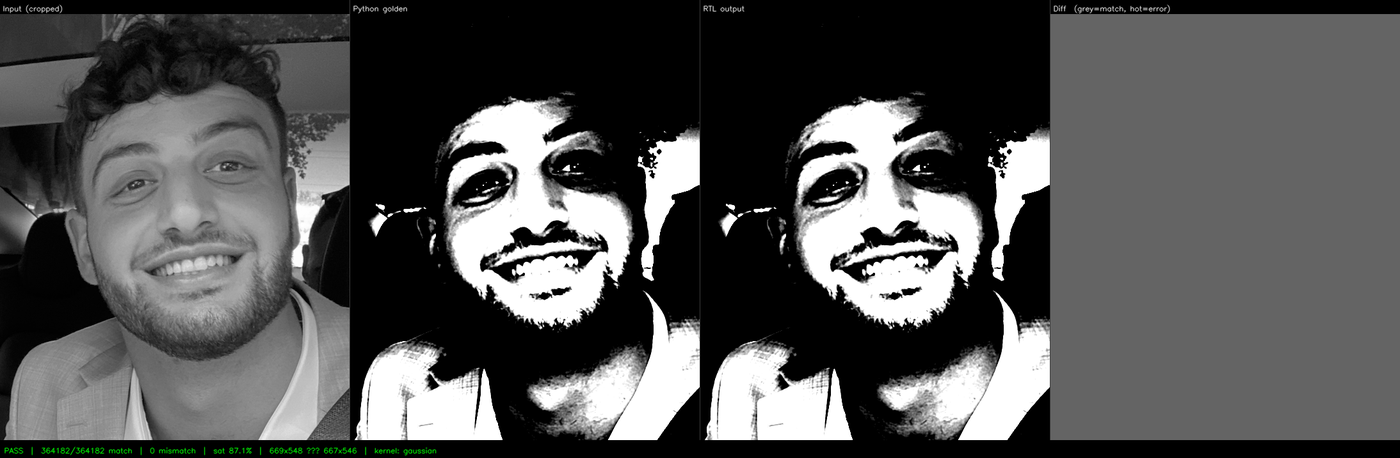
#> input picture assets/github/board_laplacian_roi.png, 1400 x 458 px
$ python validate_snapshot.py --image ../../assets/github/board_laplacian_roi.png
#> lines starting #> are read from the running program, lines starting #| are printed output that depends on the picture
### python/preview/input_handler.py
"""
V4 Preview — Input Handler

Responsible for loading and normalizing input to the preview engine.
Handles two source types:
  - Static image (PNG or any OpenCV-readable format)
  - Video file (MP4, AVI, etc.)

All outputs are uint8 grayscale numpy arrays.
INT8 conversion (V1 contract: int8 = uint8 - 128) is done here so the
rest of the pipeline always works in the contractual domain.
"""

import os
import sys

import cv2
import numpy as np

_THIS_DIR = os.path.dirname(os.path.abspath(__file__))
sys.path.insert(0, os.path.join(_THIS_DIR, "..", "common"))

from conversions import uint8_to_int8, int8_to_uint8_display  # noqa: E402


def load_image(path: str) -> np.ndarray:
    """
    Load an image file as a uint8 grayscale array.
    Raises FileNotFoundError if the path does not exist.
    Raises ValueError if OpenCV cannot decode the file.
    """
    if not os.path.isfile(path):
        raise FileNotFoundError(f"Image not found: {path}")
    frame = cv2.imread(path, cv2.IMREAD_GRAYSCALE)
#|       Image: ../../assets/github/board_laplacian_roi.png  458x1400
    if frame is None:
        raise ValueError(f"Could not decode image: {path}")
    return frame  # dtype uint8, shape (H, W)


# [49 lines left out: functions open_video, read_frame_gray, resize_for_preview, video_fps, not called in this run]

### python/preview/snapshot_exporter.py
"""
V4 Snapshot Validation — Snapshot Exporter

Converts a captured frame (or ROI crop) into the hex files and metadata
that the existing RTL simulation pipeline expects.

Output (written to a run-specific directory under results/runs/):
    <run_dir>/sim/input.hex
    <run_dir>/sim/kernel.hex
    <run_dir>/sim/expected.hex
    <run_dir>/sim/meta.json
    <run_dir>/source.png        ← the uint8 source frame or ROI saved for reference

This is a thin wrapper around the V1 hex-writing logic. The contractual
INT8 conversion (uint8 - 128) and hex format are unchanged.

A ROI is just a rectangular crop applied to the frame before export.
The pipeline sees a normal image — it has no concept of ROI.
"""

import json
import os
import time

import cv2
import numpy as np

import sys
_THIS_DIR = os.path.dirname(os.path.abspath(__file__))
sys.path.insert(0, os.path.join(_THIS_DIR, "..", "golden"))
sys.path.insert(0, os.path.join(_THIS_DIR, "..", "common"))

from conv_reference import conv2d_int8        # noqa: E402
from kernels import KERNELS                   # noqa: E402
from hex_io import write_hex_file             # noqa: E402
from conversions import uint8_to_int8         # noqa: E402


def export_snapshot(
    frame_uint8:  np.ndarray,
    kernel_name:  str,
    results_root: str,
    roi:          tuple[int, int, int, int] | None = None,
    run_id:       str | None = None,
) -> dict:
    """
    Export a frame (or ROI crop) as RTL simulation inputs.

    Args:
        frame_uint8:  Grayscale uint8 array (H, W).
        kernel_name:  One of the named kernels in common/kernels.py.
        results_root: Root results directory (e.g. results/).
        roi:          Optional (x, y, w, h) crop in pixel coordinates.
                      Applied before conversion. Must be at least 3×3.
        run_id:       Optional run identifier string. Defaults to timestamp.

    Returns:
        dict with keys: run_dir, img_h, img_w, out_h, out_w, kernel_name,
                        has_roi, roi, run_id.
    """
#> called with kernel_name = 'sobel_x', results_root = 'results'
    # --- Apply ROI if given ---
    if roi is not None:
        rx, ry, rw, rh = roi
        crop = frame_uint8[ry:ry+rh, rx:rx+rw]
        if crop.shape[0] < 3 or crop.shape[1] < 3:
            raise ValueError(f"ROI is too small for 3×3 convolution: {crop.shape}")
        source = crop
    else:
        source = frame_uint8

    H, W = source.shape

    # --- Convert to INT8 (V1 contract) ---
    image_int8  = uint8_to_int8(source)
    kernel      = KERNELS[kernel_name]
    expected    = conv2d_int8(image_int8, kernel)

    # --- Build run directory ---
    if run_id is None:
        run_id = time.strftime("%Y%m%d_%H%M%S") + f"_{kernel_name}"
        if roi is not None:
            run_id += "_roi"

    run_dir = os.path.join(results_root, "runs", run_id)
    sim_dir = os.path.join(run_dir, "sim")
    os.makedirs(sim_dir, exist_ok=True)

    # --- Write hex files ---
    write_hex_file(os.path.join(sim_dir, "input.hex"),    image_int8)
    write_hex_file(os.path.join(sim_dir, "kernel.hex"),   kernel)
    write_hex_file(os.path.join(sim_dir, "expected.hex"), expected)

    # --- Write meta.json ---
    meta = {
        "mode":        "snapshot",
        "source":      "preview_capture",
        "kernel_name": kernel_name,
        "img_h":       H,
        "img_w":       W,
        "out_h":       H - 2,
        "out_w":       W - 2,
        "seed":        None,
        "run_id":      run_id,
        "has_roi":     roi is not None,
        "roi":         list(roi) if roi is not None else None,
    }
    with open(os.path.join(sim_dir, "meta.json"), "w") as f:
        json.dump(meta, f, indent=2)

    # --- Save source PNG ---
    cv2.imwrite(os.path.join(run_dir, "source.png"), source)

    return {**meta, "run_dir": run_dir, "sim_dir": sim_dir}

### python/common/conversions.py
"""
Shared INT8 ↔ uint8 conversion utilities for the EdgeVision pipeline.

Used by: run_filter.py, input_handler.py,
         compare_outputs.py, validation_reporter.py.

Convention (V1 contract):
    int8  = uint8 - 128      maps  0 → -128,  128 → 0,   255 → +127
    uint8 = int8  + 128      maps -128 → 0,    0 → 128,  +127 → 255

The uint8 → int8 direction is the contractual conversion applied to
all input images before convolution.

The int8 → uint8 direction is used only for display and PNG export;
it is never used as input to conv2d_int8.
"""

import numpy as np


def uint8_to_int8(arr: np.ndarray) -> np.ndarray:
    """
    Convert uint8 [0, 255] → int8 [-128, 127].
    Applied to input images before entering the fixed-point pipeline.
    """
    return (arr.astype(np.int32) - 128).astype(np.int8)


# [6 lines left out: function int8_to_uint8_display, not called in this run]

### python/golden/conv_reference.py
"""
Golden reference implementation of single-channel 2D convolution.

Implements the fixed-point arithmetic contract defined in docs/fixed_point.md:
  - Input pixels:   signed INT8
  - Kernel weights: signed INT8
  - Accumulator:    signed INT32 (matches RTL accumulator width)
  - Output pixels:  signed INT8, saturated to [-128, 127]
  - No padding, stride 1
  - Output shape: (H-2, W-2) for an H x W input

This function is the oracle for RTL verification. The RTL output must match
this function exactly for all test inputs.
"""

import numpy as np


def conv2d_int8(image: np.ndarray, kernel: np.ndarray) -> np.ndarray:
    """
    Single-channel 3x3 convolution with saturated INT8 output.

    Args:
        image:  2D numpy array, dtype int8, shape (H, W), H >= 3, W >= 3
        kernel: 2D numpy array, dtype int8, shape (3, 3)

    Returns:
        2D numpy array, dtype int8, shape (H-2, W-2)
    """
    if image.ndim != 2:
        raise ValueError(f"image must be 2D, got shape {image.shape}")
    if kernel.shape != (3, 3):
        raise ValueError(f"kernel must be shape (3, 3), got {kernel.shape}")
    if image.dtype != np.int8:
        raise TypeError(f"image must be dtype int8, got {image.dtype}")
    if kernel.dtype != np.int8:
        raise TypeError(f"kernel must be dtype int8, got {kernel.dtype}")

    H, W = image.shape
    if H < 3 or W < 3:
        raise ValueError(f"image must be at least 3x3, got {H}x{W}")

    out_h = H - 2
    out_w = W - 2

    # Accumulate in INT32 to match RTL accumulator width.
    # Cast to int32 before arithmetic to prevent numpy from silently
    # overflowing during the multiply-accumulate step.
    output = np.zeros((out_h, out_w), dtype=np.int32)
    k = kernel.astype(np.int32)

    for r in range(out_h):
        for c in range(out_w):
            patch = image[r:r+3, c:c+3].astype(np.int32)
            output[r, c] = np.sum(patch * k)
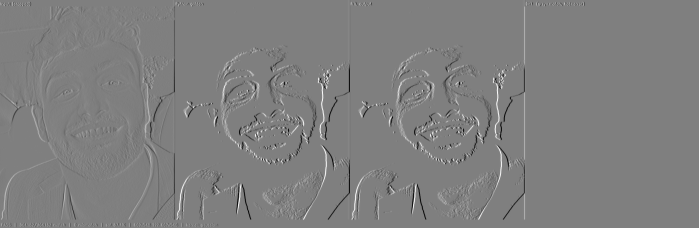
#> output: shape (456, 1398) int32 (shown at 1/2 size); min -1020, max 1020, mean 0.3; drawn with min black and max white

    # Saturate INT32 accumulator to INT8 range [-128, 127].
    # np.clip implements saturation (no wraparound).
    output = np.clip(output, -128, 127)
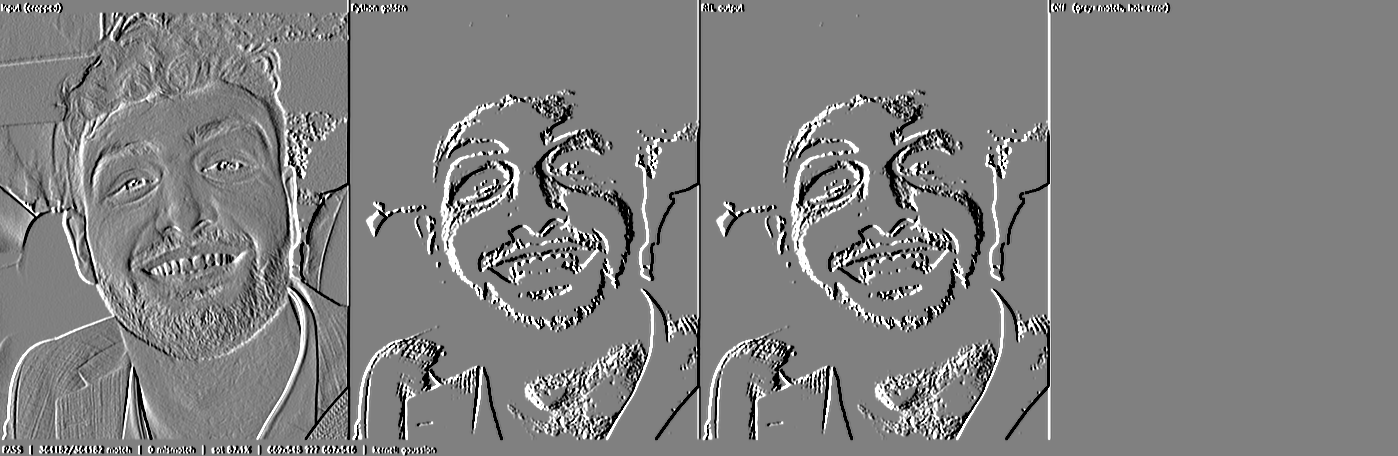
#> output: shape (456, 1398) int32; min -128, max 127, mean 0.2; drawn with min black and max white

    return output.astype(np.int8)
#> returned value: shape (456, 1398) int8

### python/common/hex_io.py
"""
Shared hex file I/O for the EdgeVision pipeline.

Used by: gen_test_vectors.py, snapshot_exporter.py,
         compare_outputs.py, validation_reporter.py.

Format: one signed byte per line, two hex digits, two's-complement.
  -1   → ff
  -128 → 80
   127 → 7f

This is the format Verilog's $readmemh expects for signed [7:0] registers.
"""

import numpy as np


def to_hex_line(value: np.int8) -> str:
    """Signed INT8 → two-digit two's-complement hex string."""
    return format(int(value) & 0xFF, "02x")


def write_hex_file(path: str, array: np.ndarray) -> None:
    """Write a numpy INT8 array to a hex file, one byte per line, row-major."""
    with open(path, "w") as f:
        for value in array.flat:
            f.write(to_hex_line(value) + "\n")


# [18 lines left out: function read_hex_file, not called in this run]

### python/preview/rtl_runner.py
"""
V4 Snapshot Validation — RTL Runner

Invokes the existing Icarus Verilog simulation pipeline against a specific
run directory's hex files, then reads back rtl_output.hex.

This module does not reimplement any simulation logic. It calls
sim/run_sim.sh (which calls iverilog + vvp) with the run-specific
sim/ directory temporarily in place of the project-root sim/ directory.

Strategy:
  1. Temporarily copy the run's hex+meta files into project-root sim/
     (run_sim.sh is hardcoded to read from there)
  2. Run sim/run_sim.sh
  3. Copy sim/rtl_output.hex back to the run directory
  4. Restore the original sim/ contents

This approach keeps run_sim.sh unchanged and each run self-contained.

Returns:
    RTLRunResult with status ("pass" | "fail" | "no_simulator") and
    the path to rtl_output.hex written into the run directory.
"""

import os
import shutil
import subprocess
import sys
from dataclasses import dataclass


@dataclass
class RTLRunResult:
    status: str        # "pass" | "fail" | "no_simulator" | "error"
    rtl_hex_path: str  # path to rtl_output.hex in run_dir/sim/
    sim_log: str       # captured stdout+stderr from simulation


def run_rtl_simulation(run_info: dict, project_root: str) -> RTLRunResult:
    """
    Run the RTL simulation for a snapshot run.

    Args:
        run_info:     Dict returned by snapshot_exporter.export_snapshot.
        project_root: Absolute path to the project root directory.

    Returns:
        RTLRunResult
    """
    # --- Check for iverilog ---
    if shutil.which("iverilog") is None:
        return RTLRunResult(
            status="no_simulator",
            rtl_hex_path="",
            sim_log="iverilog not found. Install with: brew install icarus-verilog",
        )

    run_dir  = run_info["run_dir"]
    sim_dir  = run_info["sim_dir"]          # run_dir/sim/
    root_sim = os.path.join(project_root, "sim")

    # Files that run_sim.sh reads from project-root sim/
    _FILES_TO_SWAP = ["input.hex", "kernel.hex", "expected.hex", "meta.json"]

    # --- Back up current project-root sim/ contents ---
    backups: dict[str, str | None] = {}
    for fname in _FILES_TO_SWAP + ["rtl_output.hex"]:
        src = os.path.join(root_sim, fname)
        if os.path.isfile(src):
            bak = src + ".bak"
            shutil.copy2(src, bak)
            backups[fname] = bak
        else:
            backups[fname] = None

    try:
        # --- Install run's hex files into project-root sim/ ---
        for fname in _FILES_TO_SWAP:
            shutil.copy2(os.path.join(sim_dir, fname),
                         os.path.join(root_sim, fname))

        # Remove stale rtl_output.hex so run_sim.sh starts clean
        stale = os.path.join(root_sim, "rtl_output.hex")
        if os.path.isfile(stale):
            os.remove(stale)

        # --- Run simulation ---
        result = subprocess.run(
            ["bash", "sim/run_sim.sh"],
            cwd=project_root,
            capture_output=True,
            text=True,
        )
        sim_log = result.stdout + result.stderr

        # --- Collect rtl_output.hex ---
        rtl_out_src  = os.path.join(root_sim, "rtl_output.hex")
        rtl_out_dest = os.path.join(sim_dir, "rtl_output.hex")

        if result.returncode != 0:
            return RTLRunResult(status="error", rtl_hex_path="", sim_log=sim_log)

        if not os.path.isfile(rtl_out_src):
            return RTLRunResult(status="error", rtl_hex_path="",
                                sim_log=sim_log + "\nrtl_output.hex not produced.")

        shutil.copy2(rtl_out_src, rtl_out_dest)

        # Determine pass/fail from simulation log
        if "ALL PASS" in sim_log:
            status = "pass"
        else:
            status = "fail"

        return RTLRunResult(status=status, rtl_hex_path=rtl_out_dest, sim_log=sim_log)

    finally:
        # --- Always restore original sim/ contents ---
        for fname, bak in backups.items():
            dest = os.path.join(root_sim, fname)
            if bak is not None:
                shutil.copy2(bak, dest)
                os.remove(bak)
            else:
                # File didn't exist before — remove if we created it
                if os.path.isfile(dest):
                    os.remove(dest)

### python/preview/validate_snapshot.py
"""
EdgeVision Accelerator — V4 Snapshot Validation

Captures a frame or ROI from an image or video file, runs the full
Python → hex → RTL simulation → diff pipeline, and produces a
self-contained validation package.

Usage:
    python3 validate_snapshot.py --image data/cameraman.png --kernel sobel_x
    python3 validate_snapshot.py --image data/cameraman.png --kernel laplacian --roi 50 50 128 128
    python3 validate_snapshot.py --video clip.mp4 --frame 30 --kernel sobel_y

Options:
    --image PATH        Source image file
    --video PATH        Source video file
    --frame N           Frame index to capture (video only, default: 0)
    --kernel NAME       Kernel: sobel_x | sobel_y | laplacian (default: sobel_x)
    --roi X Y W H       Crop region in pixels (applied after loading)
    --max-dim PX        Resize longest dimension to PX before processing
                        (default: none — full resolution)
    --output-dir PATH   Root results directory (default: results/)
    --run-id ID         Override auto-generated run ID

Output (all in results/runs/<run_id>/):
    source.png          Source frame or ROI (uint8, for reference)
    sim/input.hex       INT8 image in V1 hex format
    sim/kernel.hex      3x3 kernel in V1 hex format
    sim/expected.hex    Python golden output in V1 hex format
    sim/meta.json       Run metadata
    sim/rtl_output.hex  RTL simulation output
    diff_map.png        Per-pixel error (grey=match, hot=mismatch)
    board.png           4-panel comparison board (portfolio artifact)
    report.json         Structured metrics
    report.txt          Human-readable summary

Pipeline layers:
    input_handler.py       — load / resize / convert
    snapshot_exporter.py   — frame → hex + meta
    rtl_runner.py          — invoke sim/run_sim.sh, collect output
    validation_reporter.py — diff, board, report
"""

import argparse
import os
import sys

_THIS_DIR     = os.path.dirname(os.path.abspath(__file__))
_PROJECT_ROOT = os.path.abspath(os.path.join(_THIS_DIR, "..", ".."))

sys.path.insert(0, os.path.join(_THIS_DIR, "..", "common"))

from kernels import KERNEL_NAMES  # noqa: E402


def _resolve_results() -> str:
    return os.path.join(_PROJECT_ROOT, "results")


def main() -> None:
    parser = argparse.ArgumentParser(
        description="Capture a frame/ROI, validate against RTL, produce artifacts.",
        formatter_class=argparse.RawDescriptionHelpFormatter,
        epilog=(
            "Examples:\n"
            "  python3 validate_snapshot.py --image data/cameraman.png\n"
            "  python3 validate_snapshot.py --image data/cameraman.png --roi 64 64 64 64\n"
            "  python3 validate_snapshot.py --video clip.mp4 --frame 10 --kernel sobel_y\n"
        )
    )

    src = parser.add_mutually_exclusive_group(required=True)
    src.add_argument("--image", type=str, metavar="PATH")
    src.add_argument("--video", type=str, metavar="PATH")

    parser.add_argument("--frame",      type=int, default=0,
                        help="Frame index for video (default: 0).")
    parser.add_argument("--kernel",     type=str, default="sobel_x",
                        choices=KERNEL_NAMES)
    parser.add_argument("--roi",        type=int, nargs=4, metavar=("X","Y","W","H"),
                        default=None,
                        help="Crop region: X Y W H in pixels.")
    parser.add_argument("--max-dim",    type=int, default=None, metavar="PX",
                        help="Resize longest dimension before processing.")
    parser.add_argument("--output-dir", type=str, default=None)
    parser.add_argument("--run-id",     type=str, default=None)

    args = parser.parse_args()

    results_root = os.path.abspath(args.output_dir) \
                   if args.output_dir else _resolve_results()

    # --- Import pipeline modules ---
    from input_handler import (
        load_image, open_video, read_frame_gray, resize_for_preview
    )
    from snapshot_exporter   import export_snapshot
    from rtl_runner          import run_rtl_simulation
    from validation_reporter import generate_report

    # -----------------------------------------------------------------------
    # Step 1 — Load frame
    # -----------------------------------------------------------------------
    print(f"\n[1/4] Loading source...")
    if args.image:
        frame_uint8 = load_image(args.image)
        print(f"      Image: {args.image}  {frame_uint8.shape[0]}x{frame_uint8.shape[1]}")
    else:
        cap = open_video(args.video)
        cap.set(1, args.frame)  # CAP_PROP_POS_FRAMES
        frame_uint8 = read_frame_gray(cap)
        cap.release()
        if frame_uint8 is None:
            print(f"Error: could not read frame {args.frame} from {args.video}",
                  file=sys.stderr)
            sys.exit(1)
        print(f"      Video: {args.video}  frame {args.frame}"
              f"  {frame_uint8.shape[0]}x{frame_uint8.shape[1]}")

    if args.max_dim is not None:
        frame_uint8 = resize_for_preview(frame_uint8, args.max_dim)
        print(f"      Resized to: {frame_uint8.shape[0]}x{frame_uint8.shape[1]}")

    roi = tuple(args.roi) if args.roi else None
    if roi:
        print(f"      ROI: x={roi[0]} y={roi[1]} w={roi[2]} h={roi[3]}")

    # -----------------------------------------------------------------------
    # Step 2 — Export to hex
    # -----------------------------------------------------------------------
    print(f"\n[2/4] Exporting test vectors...")
    run_info = export_snapshot(
        frame_uint8  = frame_uint8,
        kernel_name  = args.kernel,
        results_root = results_root,
        roi          = roi,
        run_id       = args.run_id,
    )
#> run_info = 13 items
    print(f"      Run ID:  {run_info['run_id']}")
#|       Run ID:  20261120_072237_sobel_x
    print(f"      Run dir: {run_info['run_dir']}")
#|       Run dir: results/runs/20261120_072237_sobel_x
    print(f"      Image:   {run_info['img_h']}x{run_info['img_w']}"
          f"  →  output {run_info['out_h']}x{run_info['out_w']}")
#|       Image:   458x1400  →  output 456x1398

    # -----------------------------------------------------------------------
    # Step 3 — RTL simulation
    # -----------------------------------------------------------------------
    print(f"\n[3/4] Running RTL simulation...")
    rtl_result = run_rtl_simulation(run_info, _PROJECT_ROOT)

    if rtl_result.status == "no_simulator":
        print(f"      WARNING: {rtl_result.sim_log}")
#|       WARNING: iverilog not found. Install with: brew install icarus-verilog
        print(f"      Skipping RTL validation. Install iverilog to enable.")
        print(f"\nPartial artifacts written to: {run_info['run_dir']}/")
#| Partial artifacts written to: results/runs/20261120_072237_sobel_x/
        print("(no RTL output — board and report require simulation)")
        return

    if rtl_result.status == "error":
        print(f"      ERROR during simulation:\n{rtl_result.sim_log}")
        sys.exit(1)

    print(f"      Simulation status: {rtl_result.status.upper()}")

    # -----------------------------------------------------------------------
    # Step 4 — Report and artifacts
    # -----------------------------------------------------------------------
    print(f"\n[4/4] Generating report and artifacts...")
    # Source image passed to reporter for the board's input panel
    # Use ROI-cropped version if applicable
    if roi:
        rx, ry, rw, rh = roi
        source_for_board = frame_uint8[ry:ry+rh, rx:rx+rw]
    else:
        source_for_board = frame_uint8

    metrics = generate_report(
        run_info      = run_info,
        rtl_hex_path  = rtl_result.rtl_hex_path,
        sim_log       = rtl_result.sim_log,
        source_uint8  = source_for_board,
    )

    # -----------------------------------------------------------------------
    # Summary
    # -----------------------------------------------------------------------
    status_str = metrics["status"].upper()
    sep = "=" * 52
    print(f"\n{sep}")
    print(f"  RESULT: {status_str}")
    print(f"  {metrics['matches']}/{metrics['total_pixels']} pixels match"
          f"  |  {metrics['mismatches']} mismatches")
    print(f"  Kernel: {args.kernel}"
          f"  |  Saturated: {metrics['saturated_pct']}%")
    print(sep)
    print(f"\nArtifacts written to: {run_info['run_dir']}/")
    for fname in ["source.png", "diff_map.png", "board.png",
                  "report.json", "report.txt"]:
        path = os.path.join(run_info["run_dir"], fname)
        if os.path.isfile(path):
            size = os.path.getsize(path)
            print(f"  {fname:<22}  {size:>8} bytes")


if __name__ == "__main__":
    main()
